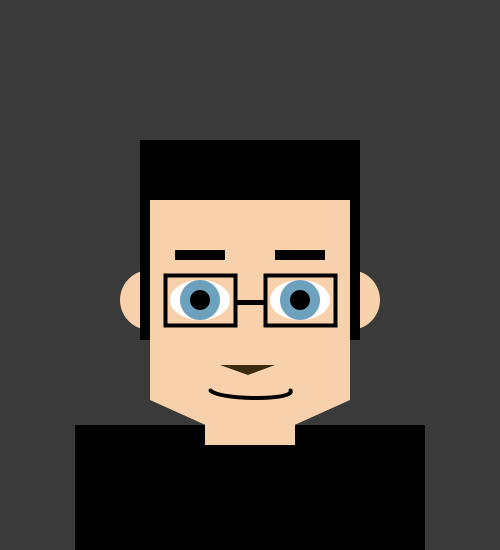
Frame 1 (no input)
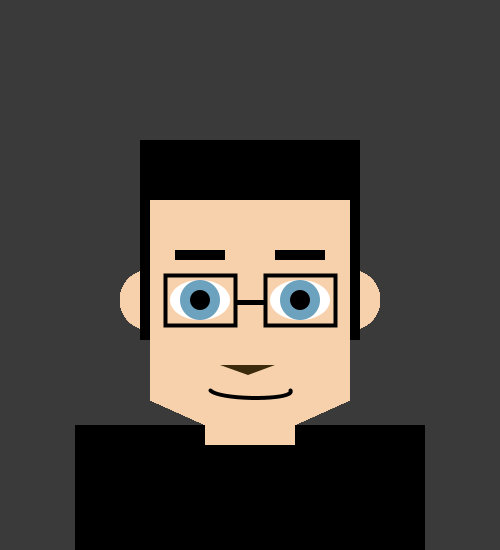
Frame 60 (the mouse pressed at the canvas centre just before this capture)
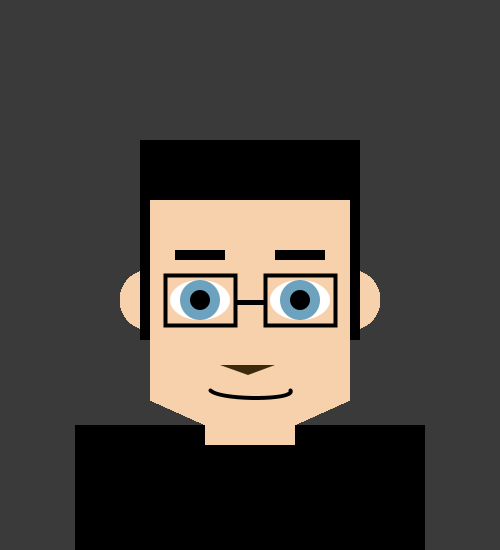
Frame 120 (the mouse held since frame 60 and released just before this capture)

The Processing sketch that drew these frames (run headless with seeded random() and noise(); from frame 60 on, the mouse is pressed at the canvas centre):

// Processing sketch: processing_68891
// ── processing_68891.pde

void setup() {
  size(500,550);
  background(58,58,58);
}

void draw() {
  noStroke();
   fill(247,209,171);
 ellipse(150,300,60,60); 
 ellipse(350,300,60,60);
  fill(0,0,0);
  rect(140,140,220,200);
  rect(75,425,350,400);
  fill(247,209,171);
 rect(150,200,200,200);
triangle(150,400,350,400,250,445);
rect(205,395,90,50);
noStroke();
fill(255,255,255);
ellipse(200,300,60,40);
ellipse(300,300,60,40);
fill(108,162,189);
ellipse(200,300,40,40);
ellipse(300,300,40,40);
fill(0,0,0);
ellipse(200,300,20,20);
ellipse(300,300,20,20);
rect(175,250,50,10);
rect(275,250,50,10);
noFill();
stroke(0,0,0);
strokeWeight(4);
rect(165,275,70,50);
rect(265,275,70,50);
noStroke();
fill(0,0,0);
rect(235,300,30,5);
fill(59,42,11);
triangle(220,365,275,365,248,375);
noFill();
stroke(0,0,0);
strokeWeight(4);
bezier(210,390,220,400,295,400,290,390);
}
